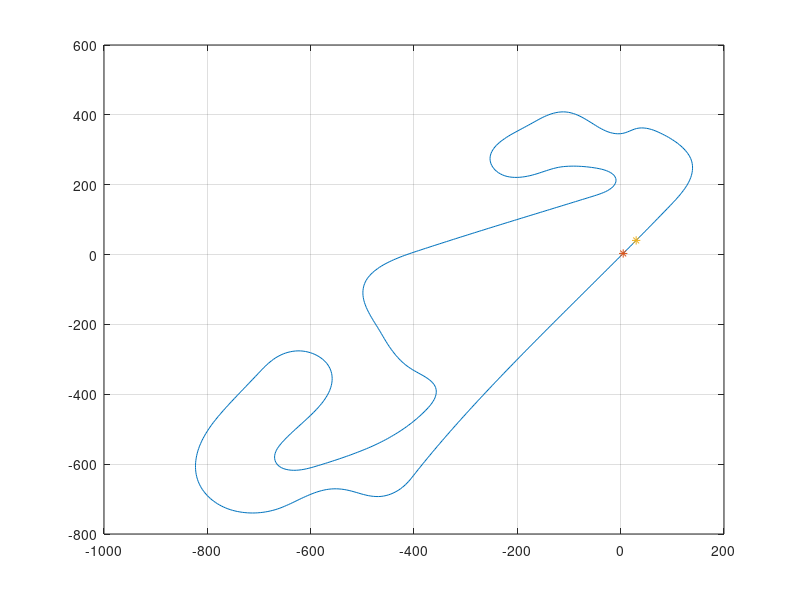

Reproduce this figure in MATLAB. (Note: this script raises an error after producing the figure.)
clearvars
close all
clc


xy = flipud([
2.087604,-0.927004
-0.709724,-5.068545
-3.508295,-9.209246
-6.308056,-13.349142
-9.108955,-17.488269
-11.910940,-21.626660
-14.713958,-25.764352
-17.517956,-29.901380
-20.322883,-34.037778
-23.128685,-38.173583
-25.935311,-42.308829
-28.742708,-46.443551
-31.550823,-50.577785
-34.359605,-54.711567
-37.169001,-58.844931
-39.978958,-62.977913
-42.789425,-67.110549
-45.600350,-71.242874
-48.411679,-75.374924
-51.223361,-79.506733
-54.035344,-83.638338
-56.847575,-87.769774
-59.660002,-91.901076
-62.472573,-96.032280
-65.285235,-100.163422
-68.097938,-104.294537
-70.910627,-108.425661
-73.723251,-112.556829
-76.535757,-116.688078
-79.348090,-120.819444
-82.160195,-124.950966
-84.972017,-129.082680
-87.783503,-133.214623
-90.594596,-137.346833
-93.405244,-141.479346
-96.215390,-145.612200
-99.024981,-149.745432
-101.833961,-153.879078
-104.642277,-158.013177
-107.449872,-162.147764
-110.256694,-166.282877
-113.062686,-170.418553
-115.867794,-174.554828
-118.671963,-178.691740
-121.475138,-182.829325
-124.277265,-186.967621
-127.078289,-191.106663
-129.878154,-195.246489
-132.676806,-199.387135
-135.474190,-203.528638
-138.270251,-207.671035
-141.064933,-211.814361
-143.858182,-215.958654
-146.649943,-220.103950
-149.440160,-224.250285
-152.228778,-228.397696
-155.015743,-232.546218
-157.800997,-236.695887
-160.584488,-240.846741
-163.366158,-244.998815
-166.145953,-249.152144
-168.923816,-253.306765
-171.699694,-257.462714
-174.473529,-261.620026
-177.245267,-265.778736
-180.014852,-269.938881
-182.782227,-274.100496
-185.547338,-278.263616
-188.310128,-282.428276
-191.070541,-286.594512
-193.828522,-290.762359
-196.584014,-294.931851
-199.336962,-299.103024
-202.087308,-303.275913
-204.834998,-307.450551
-207.579974,-311.626975
-210.322180,-315.805217
-213.061560,-319.985313
-215.798057,-324.167296
-218.531615,-328.351202
-221.262177,-332.537064
-223.989686,-336.724915
-226.714085,-340.914790
-229.435318,-345.106722
-232.153327,-349.300745
-234.868056,-353.496892
-237.579447,-357.695197
-240.287448,-361.895689
-242.992004,-366.098400
-245.693060,-370.303361
-248.390549,-374.510612
-251.084382,-378.720204
-253.774467,-382.932192
-256.460735,-387.146616
-259.143130,-391.363506
-261.821598,-395.582892
-264.496082,-399.804803
-267.166528,-404.029270
-269.832876,-408.256325
-272.495060,-412.486003
-275.153010,-416.718344
-277.806653,-420.953386
-280.455918,-425.191168
-283.100734,-429.431728
-285.741030,-433.675104
-288.376733,-437.921335
-291.007771,-442.170457
-293.634072,-446.422509
-296.255565,-450.677527
-298.872175,-454.935549
-301.483832,-459.196611
-304.090463,-463.460750
-306.691993,-467.728002
-309.288351,-471.998404
-311.879463,-476.271990
-314.465256,-480.548797
-317.045657,-484.828859
-319.620591,-489.112213
-322.189985,-493.398892
-324.753765,-497.688930
-327.311857,-501.982364
-329.864186,-506.279225
-332.410678,-510.579548
-334.951259,-514.883366
-337.485853,-519.190713
-340.014385,-523.501621
-342.536781,-527.816122
-345.052965,-532.134249
-347.562861,-536.456033
-350.066395,-540.781507
-352.563489,-545.110701
-355.054068,-549.443646
-357.538056,-553.780374
-360.015376,-558.120914
-362.485952,-562.465296
-364.949706,-566.813550
-367.406563,-571.165705
-369.856445,-575.521790
-372.299275,-579.881834
-374.734975,-584.245865
-377.163467,-588.613911
-379.584674,-592.986000
-381.998517,-597.362158
-384.404920,-601.742411
-386.803630,-606.126880
-389.193944,-610.515933
-391.575065,-614.909980
-393.946197,-619.309425
-396.306536,-623.714672
-398.655916,-628.125735
-400.999663,-632.539771
-403.355598,-636.947353
-405.749892,-641.334209
-408.211420,-645.683637
-410.768338,-649.977569
-413.446505,-654.196856
-416.264882,-658.323726
-419.237891,-662.340692
-422.371024,-666.234208
-425.670690,-669.987504
-429.148673,-673.576005
-432.815263,-676.971400
-436.677197,-680.142603
-440.737198,-683.055665
-444.992875,-685.674121
-449.435871,-687.959681
-454.050739,-689.873390
-458.818392,-691.364897
-463.713969,-692.355651
-468.691204,-692.778226
-473.686437,-692.698200
-478.658807,-692.211556
-483.579374,-691.344840
-488.421727,-690.111967
-493.181908,-688.590377
-497.867262,-686.852178
-502.495826,-684.966926
-507.088987,-682.996828
-511.671178,-681.000974
-516.267941,-679.039179
-520.903063,-677.169695
-525.593031,-675.442813
-530.347633,-673.904792
-535.173723,-672.610426
-540.070683,-671.617348
-545.022757,-670.951854
-550.008499,-670.622642
-555.005229,-670.640232
-559.987543,-671.020232
-564.927062,-671.769641
-569.800229,-672.872856
-574.592049,-674.293065
-579.295187,-675.982392
-583.909135,-677.900596
-588.436812,-680.014717
-592.881356,-682.299472
-597.247253,-684.731315
-601.541646,-687.287348
-605.773575,-689.945845
-609.953160,-692.685961
-614.091348,-695.488238
-618.198939,-698.335542
-622.285652,-701.213009
-626.360912,-704.106586
-630.434497,-707.002517
-634.516077,-709.887120
-638.615140,-712.746451
-642.740841,-715.566874
-646.902777,-718.333313
-651.114222,-721.024021
-655.391019,-723.610088
-659.747233,-726.058984
-664.192061,-728.342627
-668.727194,-730.441579
-673.348564,-732.342912
-678.047599,-734.043453
-682.815383,-735.540123
-687.644259,-736.826313
-692.526001,-737.894975
-697.451523,-738.738858
-702.411322,-739.350605
-707.394796,-739.722566
-712.390428,-739.848277
-717.386245,-739.726394
-722.370055,-739.359400
-727.329993,-738.749862
-732.254509,-737.900276
-737.131921,-736.812926
-741.950825,-735.490291
-746.699341,-733.933701
-751.363590,-732.140135
-755.927433,-730.104409
-760.373413,-727.823158
-764.688992,-725.303617
-768.868150,-722.563567
-772.907569,-719.621621
-776.804974,-716.493990
-780.556944,-713.193194
-784.159518,-709.729878
-787.609322,-706.114316
-790.903401,-702.356293
-794.039184,-698.465175
-797.014405,-694.449918
-799.827180,-690.319213
-802.476333,-686.081709
-804.961173,-681.745802
-807.281214,-677.319514
-809.436166,-672.810536
-811.425896,-668.226242
-813.250403,-663.573714
-814.909796,-658.859764
-816.404317,-654.090974
-817.735051,-649.273925
-818.905579,-644.415476
-819.920325,-639.522095
-820.782649,-634.599513
-821.495336,-629.653033
-822.061389,-624.687631
-822.484595,-619.708000
-822.769110,-614.718525
-822.919113,-609.723191
-822.938807,-604.725633
-822.832389,-599.729173
-822.604065,-594.736788
-822.257934,-589.751162
-821.797425,-584.774799
-821.225219,-579.810027
-820.543927,-574.859024
-819.756157,-569.923841
-818.864465,-565.006359
-817.871381,-560.108338
-816.779415,-555.231421
-815.591329,-550.377015
-814.310228,-545.546310
-812.939245,-540.740345
-811.481454,-535.959990
-809.939902,-531.205981
-808.317596,-526.478918
-806.617502,-521.779266
-804.842550,-517.107371
-802.995628,-512.463454
-801.079586,-507.847623
-799.097231,-503.259880
-797.051334,-498.700114
-794.944627,-494.168124
-792.779770,-489.663640
-790.559721,-485.186094
-788.288113,-480.734465
-785.968835,-476.307480
-783.605680,-471.903762
-781.202394,-467.521823
-778.762657,-463.160051
-776.290147,-458.816766
-773.788470,-454.490248
-771.260368,-450.179091
-768.707598,-445.882480
-766.131764,-441.599683
-763.534469,-437.329853
-760.917308,-433.072171
-758.281863,-428.825787
-755.629683,-424.589821
-752.962491,-420.363299
-750.282197,-416.145093
-747.590827,-411.933953
-744.890984,-407.728238
-742.185733,-403.525981
-739.477062,-399.325920
-736.765859,-395.127494
-734.052791,-390.930273
-731.338517,-386.733832
-728.623698,-382.537743
-725.908996,-378.341578
-723.195063,-374.144916
-720.482428,-369.947417
-717.771216,-365.749009
-715.061396,-361.549704
-712.353197,-357.349342
-709.647032,-353.147664
-706.943339,-348.944399
-704.242550,-344.739264
-701.545104,-340.531989
-698.851167,-336.322455
-696.156690,-332.113341
-693.442516,-327.917250
-690.681234,-323.752005
-687.853769,-319.630905
-684.946654,-315.565436
-681.945871,-311.568591
-678.837613,-307.654851
-675.609117,-303.840018
-672.246944,-300.142486
-668.736307,-296.585661
-665.063546,-293.196775
-661.217974,-290.005560
-657.192202,-287.044698
-652.983596,-284.350228
-648.595240,-281.960950
-644.037140,-279.913102
-639.332735,-278.232081
-634.509242,-276.936848
-629.590216,-276.065622
-624.610026,-275.671672
-619.616358,-275.795333
-614.660580,-276.426462
-609.787786,-277.529656
-605.034508,-279.068884
-600.430504,-281.009791
-596.000179,-283.320016
-591.763736,-285.969219
-587.738064,-288.929048
-583.937570,-292.173022
-580.374139,-295.675814
-577.057457,-299.413141
-573.996030,-303.362303
-571.199155,-307.503083
-568.676945,-311.816693
-566.439077,-316.284451
-564.490925,-320.885957
-562.827676,-325.598023
-561.441499,-330.398999
-560.324805,-335.269745
-559.469653,-340.193186
-558.867731,-345.154007
-558.510510,-350.138474
-558.389340,-355.134296
-558.495508,-360.130497
-558.820210,-365.117301
-559.354540,-370.086048
-560.089649,-375.029108
-561.016820,-379.939799
-562.127539,-384.812276
-563.413177,-389.641571
-564.864203,-394.423805
-566.470593,-399.156132
-568.222545,-403.836543
-570.110383,-408.463838
-572.124660,-413.037526
-574.256154,-417.557794
-576.495887,-422.025436
-578.835127,-426.441803
-581.265380,-430.808762
-583.778386,-435.128641
-586.366104,-439.404193
-589.020704,-443.638562
-591.734525,-447.835213
-594.500095,-451.997912
-597.310729,-456.130356
-600.160905,-460.235672
-603.045446,-464.316912
-605.959272,-468.377314
-608.897421,-472.420161
-611.855017,-476.448813
-614.827264,-480.466676
-617.809424,-484.477192
-620.796802,-488.483828
-623.784729,-492.490055
-626.768544,-496.499343
-629.743582,-500.515154
-632.705142,-504.540916
-635.648529,-508.579983
-638.568553,-512.635984
-641.458351,-516.713528
-644.309881,-520.817872
-647.115028,-524.954060
-649.866600,-529.126055
-652.560235,-533.335639
-655.185121,-537.588275
-657.716825,-541.897130
-660.127123,-546.275200
-662.375378,-550.738393
-664.417421,-555.299387
-666.207703,-559.964834
-667.698301,-564.734302
-668.839282,-569.598998
-669.578953,-574.540340
-669.867901,-579.528245
-669.665393,-584.520237
-668.934035,-589.462087
-667.637720,-594.285729
-665.746001,-598.906728
-663.218398,-603.210985
-660.035891,-607.057217
-656.277683,-610.343875
-652.058958,-613.011016
-647.497996,-615.038305
-642.706140,-616.448627
-637.780108,-617.284841
-632.794081,-617.604237
-627.799521,-617.463940
-622.832452,-616.918034
-617.916549,-616.019275
-613.065080,-614.819773
-608.282325,-613.369994
-603.565341,-611.718180
-598.905648,-609.910530
-594.290952,-607.991745
-589.707302,-606.001335
-585.141215,-603.970620
-580.583646,-601.919914
-576.033115,-599.853494
-571.490727,-597.769263
-566.957768,-595.664659
-562.435524,-593.537082
-557.925036,-591.384621
-553.426780,-589.206726
-548.940965,-587.003272
-544.467878,-584.774072
-540.007813,-582.518950
-535.561042,-580.237699
-531.127875,-577.930184
-526.708725,-575.595999
-522.304468,-573.233801
-517.916316,-570.841829
-513.545495,-568.418368
-509.193235,-565.961720
-504.860844,-563.470218
-500.549661,-560.942274
-496.261063,-558.376174
-491.997021,-555.769450
-487.759980,-553.119078
-483.552519,-550.421984
-479.377438,-547.675087
-475.237541,-544.875278
-471.136089,-542.019432
-467.076298,-539.104873
-463.058526,-536.132656
-459.080678,-533.107355
-455.140127,-530.033604
-451.235784,-526.913890
-447.369509,-523.747109
-443.544199,-520.530842
-439.762821,-517.263055
-436.027299,-513.942971
-432.338413,-510.571118
-428.696853,-507.148236
-425.103298,-503.674988
-421.558421,-500.152065
-418.062907,-496.580159
-414.617434,-492.959957
-411.222683,-489.292148
-407.879339,-485.577419
-404.588085,-481.816461
-401.349604,-478.009965
-398.164577,-474.158634
-395.033678,-470.263169
-391.957577,-466.324287
-388.936969,-462.342696
-385.972607,-458.319052
-383.065269,-454.254019
-380.215740,-450.148237
-377.425800,-446.001931
-374.703062,-441.811492
-372.065216,-437.566868
-369.535689,-433.256488
-367.141025,-428.869775
-364.911925,-424.396751
-362.880978,-419.830485
-361.082302,-415.167944
-359.551769,-410.410729
-358.326787,-405.566048
-357.445634,-400.647449
-356.948181,-395.675423
-356.876735,-390.679240
-357.275169,-385.699104
-358.182312,-380.788020
-359.614048,-376.006195
-361.551757,-371.403596
-363.944833,-367.017407
-366.726746,-362.866821
-369.824949,-358.946132
-373.175046,-355.237965
-376.719866,-351.715195
-380.409006,-348.343561
-384.196995,-345.083165
-388.042460,-341.890331
-391.910152,-338.723983
-395.770233,-335.548332
-399.593754,-332.329158
-403.351197,-329.034624
-407.011432,-325.633969
-410.549742,-322.105819
-413.952688,-318.445951
-417.214723,-314.659818
-420.339460,-310.759550
-423.334218,-306.758776
-426.206487,-302.669134
-428.964443,-298.501499
-431.616456,-294.265632
-434.171412,-289.970595
-436.637614,-285.623948
-439.021057,-281.231168
-441.326642,-276.796987
-443.559760,-272.325851
-445.725857,-267.821810
-447.830463,-263.288700
-449.879122,-258.730013
-451.876840,-254.148760
-453.827455,-249.547336
-455.735210,-244.928113
-457.608194,-240.294679
-459.457910,-235.651858
-461.296536,-231.004630
-463.136337,-226.357859
-464.989537,-221.716418
-466.867146,-217.084893
-468.774649,-212.465665
-470.708166,-207.857162
-472.657336,-203.255183
-474.610308,-198.654820
-476.555246,-194.051073
-478.480968,-189.439254
-480.378190,-184.815588
-482.238715,-180.177013
-484.054058,-175.520584
-485.815550,-170.843539
-487.514372,-166.143376
-489.141518,-161.417950
-490.687923,-156.665557
-492.143719,-151.884637
-493.496533,-147.073572
-494.732413,-142.231188
-495.837322,-137.357267
-496.796907,-132.452665
-497.596613,-127.519470
-498.221525,-122.561150
-498.657125,-117.582620
-498.891896,-112.590546
-498.916788,-107.593100
-498.722727,-102.599439
-498.300556,-97.619947
-497.641322,-92.666359
-496.736660,-87.751969
-495.577196,-82.891774
-494.147595,-78.103994
-492.434745,-73.409820
-490.444959,-68.825964
-488.199641,-64.361678
-485.721929,-60.022075
-483.033461,-55.809728
-480.154378,-51.725436
-477.101052,-47.769468
-473.885049,-43.944285
-470.516497,-40.252811
-467.007854,-36.694052
-463.373627,-33.263553
-459.627565,-29.955587
-455.781619,-26.764346
-451.845813,-23.684573
-447.829032,-20.711025
-443.739746,-17.837975
-439.585842,-15.059158
-435.374622,-12.367895
-431.113023,-9.757126
-426.807390,-7.219642
-422.463076,-4.748857
-418.084796,-2.338718
-413.676951,0.016900
-409.243644,2.324263
-404.788655,4.589389
-400.315349,6.817811
-395.828069,9.017877
-391.332965,11.202150
-386.834542,13.379682
-382.334203,15.553235
-377.832119,17.723176
-373.328318,19.889551
-368.822825,22.052403
-364.315662,24.211775
-359.806853,26.367708
-355.296422,28.520246
-350.784393,30.669431
-346.270789,32.815306
-341.755633,34.957914
-337.238948,37.097298
-332.720758,39.233500
-328.201085,41.366564
-323.679953,43.496533
-319.157384,45.623449
-314.633401,47.747357
-310.108027,49.868298
-305.581285,51.986318
-301.053196,54.101458
-296.523784,56.213762
-291.993071,58.323274
-287.461079,60.430037
-282.927830,62.534095
-278.393347,64.635491
-273.857651,66.734269
-269.320765,68.830473
-264.782710,70.924144
-260.243518,73.015351
-255.703236,75.104189
-251.161914,77.190764
-246.619600,79.275181
-242.076344,81.357544
-237.532195,83.437956
-232.987201,85.516523
-228.441411,87.593348
-223.894874,89.668537
-219.347639,91.742195
-214.799752,93.814424
-210.251263,95.885332
-205.702220,97.955021
-201.152671,100.023598
-196.602663,102.091166
-192.052245,104.157831
-187.501465,106.223698
-182.950369,108.288871
-178.399007,110.353455
-173.847426,112.417556
-169.295672,114.481278
-164.743795,116.544727
-160.191841,118.608006
-155.639859,120.671222
-151.087895,122.734479
-146.535997,124.797883
-141.984213,126.861537
-137.432592,128.925547
-132.881181,130.990020
-128.330015,133.055034
-123.779102,135.120606
-119.228440,137.186730
-114.678025,139.253402
-110.127858,141.320617
-105.577935,143.388370
-101.028255,145.456657
-96.478815,147.525473
-91.929613,149.594813
-87.380648,151.664671
-82.831915,153.735042
-78.283415,155.805920
-73.735139,157.877299
-69.187099,159.949168
-64.639235,162.021540
-60.091782,164.094547
-55.546414,166.170897
-51.008218,168.262691
-46.491252,170.400903
-42.017822,172.629331
-37.614435,174.992796
-33.311450,177.533577
-29.145948,180.294052
-25.166567,183.316616
-21.433205,186.637800
-18.016546,190.283567
-14.999336,194.266857
-12.477532,198.580457
-10.558040,203.193193
-9.341717,208.043701
-8.942745,213.015794
-9.460048,217.996290
-10.867410,222.745451
-13.120584,227.181410
-16.064509,231.237762
-19.595036,234.770619
-23.564890,237.803530
-27.842373,240.386952
-32.334531,242.576431
-36.975813,244.431775
-41.720001,246.005681
-46.532828,247.351577
-51.389950,248.521072
-56.278220,249.553880
-61.191885,250.465428
-66.126996,251.256572
-71.080401,251.924194
-76.049517,252.461808
-81.031699,252.859725
-86.023482,253.108225
-91.020576,253.199591
-96.017556,253.127370
-101.008266,252.885607
-105.986487,252.457581
-110.941482,251.809234
-115.856313,250.907349
-120.700582,249.682800
-125.456915,248.149586
-130.131359,246.383735
-134.738041,244.447264
-139.291390,242.388123
-143.805357,240.243374
-148.295257,238.048052
-152.777499,235.837002
-157.270252,233.647401
-161.792182,231.518735
-166.360279,229.491361
-170.988039,227.603904
-175.682201,225.887698
-180.444589,224.371481
-185.273741,223.085415
-190.164414,222.061991
-195.108096,221.339573
-200.089728,220.957546
-205.085909,220.954639
-210.064243,221.374952
-214.980231,222.263982
-219.775193,223.664225
-224.378870,225.602012
-228.723686,228.066121
-232.769160,230.996453
-236.487840,234.332221
-239.858633,238.019418
-242.865467,242.009217
-245.495474,246.256996
-247.738068,250.721589
-249.584184,255.364258
-251.025762,260.148067
-252.055186,265.037208
-252.665036,269.996192
-252.848026,274.989136
-252.599477,279.979136
-251.928772,284.930081
-250.866770,289.811778
-249.448933,294.602064
-247.701732,299.283163
-245.643361,303.836758
-243.294592,308.247482
-240.684853,312.509277
-237.850072,316.624845
-234.822301,320.600520
-231.629102,324.444610
-228.292868,328.165562
-224.833112,331.772121
-221.268106,335.274711
-217.613951,338.684419
-213.884244,342.011377
-210.091100,345.265813
-206.245243,348.457467
-202.356601,351.596343
-198.439298,354.699583
-194.510819,357.788994
-190.582517,360.878614
-186.660661,363.976424
-182.750108,367.088476
-178.853566,370.218037
-174.971146,373.365116
-171.102555,376.529196
-167.247506,379.709751
-163.402059,382.901522
-159.544023,386.077384
-155.635081,389.190870
-151.648783,392.206000
-147.569133,395.093866
-143.381372,397.822376
-139.073249,400.355658
-134.636188,402.654635
-130.063653,404.670310
-125.354294,406.340728
-120.518395,407.597824
-115.583087,408.369568
-110.594474,408.593462
-105.616710,408.218473
-100.719306,407.233532
-95.957265,405.709661
-91.363236,403.743348
-86.941725,401.419504
-82.679090,398.818152
-78.558017,395.994763
-74.564319,392.992438
-70.681131,389.847192
-66.888991,386.592237
-63.165480,383.258862
-59.487294,379.875109
-55.831519,376.467004
-52.175548,373.058985
-48.497502,369.674719
-44.776413,366.337752
-40.992458,363.072225
-37.126568,359.904052
-33.155258,356.869916
-29.037862,354.038405
-24.732199,351.498061
-20.229247,349.321787
-15.545524,347.582089
-10.698671,346.371370
-5.739080,345.825734
-0.760805,346.014917
4.125136,347.017921
8.789183,348.804194
13.216970,351.139988
17.504979,353.720234
21.762454,356.323463
26.106811,358.807482
30.641620,360.876472
35.456735,362.192355
40.428400,362.645941
45.414022,362.359825
50.322914,361.437824
55.102563,359.984799
59.727525,358.094375
64.195580,355.856858
68.521729,353.355065
72.731000,350.661242
76.848490,347.829632
80.897291,344.900287
84.884671,341.887396
88.805824,338.788763
92.653742,335.599708
96.421168,332.315968
100.100425,328.933724
103.683428,325.449716
107.161697,321.861182
110.526217,318.165778
113.767232,314.361662
116.874349,310.447443
119.836465,306.422485
122.641803,302.286713
125.278177,298.041280
127.731144,293.687570
129.986305,289.228113
132.029963,284.667898
133.847627,280.013081
135.420128,275.269892
136.719552,270.444806
137.726742,265.550360
138.449348,260.605800
138.902063,255.629215
139.101073,250.635982
139.062607,245.638878
138.801940,240.648367
138.327971,235.673517
137.646486,230.722786
136.763423,225.803988
135.686347,220.923975
134.425272,216.088218
132.990013,211.301258
131.390574,206.566599
129.641248,201.885204
127.758903,197.255658
125.759849,192.675261
123.658511,188.140853
121.464098,183.650735
119.184632,179.203176
116.827961,174.796026
114.401747,170.426763
111.913463,166.092538
109.370399,161.790218
106.779672,157.516423
104.148239,153.267562
101.482866,149.039906
98.790111,144.829642
96.077714,140.631996
93.355634,136.440615
90.629194,132.252067
87.899642,128.065547
85.167142,123.880951
82.431746,119.698246
79.693511,115.517400
76.952490,111.338381
74.208736,107.161154
71.462305,102.985688
68.713249,98.811949
65.961622,94.639905
63.207479,90.469521
60.450873,86.300765
57.691857,82.133604
54.930485,77.968003
52.166811,73.803929
49.400887,69.641349
46.632768,65.480229
43.862507,61.320535
41.090156,57.162233
38.315770,53.005289
35.539400,48.849669
32.761102,44.695338
29.980926,40.542264
27.198927,36.390410
24.415158,32.239744
21.629671,28.090230
18.842519,23.941834
16.053755,19.794521
13.263432,15.648258
10.471603,11.503008
7.678320,7.358738
4.883636,3.215412]);

##xy = [xy(end-260+1:end,:); xy(1:end-260,:)];

figure
plot(xy(:,1),xy(:,2))
hold on; grid on
plot(xy(1,1),xy(1,2),'*')
plot(xy(10,1),xy(10,2),'*')

ay_max = 0.7*9.81;
max_accel = 9.81;
vmax = 100;
wheelbase = 3.37;

x = xy(:,1);
y = xy(:,2);

kappa = computeCurvature(x, y);

N = numel(x);
kappa(1) = mean([kappa(N),kappa(1)]);
kappa(N) = kappa(1);

s = zeros(N,1);
for i = 2:N
  s(i) = s(i-1)+hypot(x(i)-x(i-1),y(i)-y(i-1));
end

figure
plot(s,kappa)

% Inputs:
% kappa     - curvature array [1/m]
% ds        - sampling distance [m]
% vmax      - max speed [m/s]
% ay_max    - max lateral acceleration [m/s^2]
% ax_max    - max forward acceleration [m/s^2]
% ax_brake  - max braking deceleration [m/s^2] (positive value)

N = length(kappa);
v = zeros(1, N);
v = zeros(1, N);
v = zeros(1, N);

%% 1. Lateral Constraint Pass
for i = 1:N
    if kappa(i) < 1e-6
        v(i) = vmax;
    else
        v(i) = min(sqrt(ay_max / abs(kappa(i))), vmax);
    end
end
%v(1)=0
%v(N)=87;

figure
hold on
plot(s,v)

%% 2. Forward Pass (Acceleration Constraint)
for i = 2:N
  ds = s(i)-s(i-1);
  if ds<1e-6 continue; end
    ay = kappa(i)*v(i)*v(i);
    ax_max = sqrt(max_accel*max_accel-ay*ay);
    v(i) = min(v(i), sqrt(v(i-1)^2 + 2 * ax_max * ds));
end

plot(s,v)

%% 3. Backward Pass (Braking Constraint)
for i = N-1:-1:1
    ds = s(i+1)-s(i);
    if ds<1e-6 continue; end

    ay = kappa(i)*v(i)*v(i);
    ax_brake = sqrt(max_accel*max_accel-ay*ay);
    v(i) = min(v(i), sqrt(v(i+1)^2 + 2 * ax_brake * ds));
end

plot(s,v)

##if lap>1??

for i = 1:N
    if i==1
      ds = hypot(x(i)-x(N),y(i)-y(N));
      if ds<1e-6 continue; end

      ay = kappa(i)*v(i)*v(i);
      ax_max = sqrt(max_accel*max_accel-ay*ay);
      v(i) = min(v(i), sqrt(v(N)^2 + 2 * ax_max * ds));
    else
      ds = s(i)-s(i-1);
      if ds<1e-6 continue; end
      ay = kappa(i)*v(i)*v(i);
      ax_max = sqrt(max_accel*max_accel-ay*ay);
      v(i) = min(v(i), sqrt(v(i-1)^2 + 2 * ax_max * ds));
    end
end

plot(s,v)

##end

##if lap<max_lap??

for i = N:-1:1
    if i==N
      ds = hypot(x(i)-x(1),y(i)-y(1));
      if ds<1e-6 continue; end

      ay = kappa(i)*v(i)*v(i);
      ax_brake = sqrt(max_accel*max_accel-ay*ay);
      v(i) = min(v(i), sqrt(v(1)^2 + 2 * ax_brake * ds));
    else
      ds = s(i+1)-s(i);
      if ds<1e-6 continue; end

      ay = kappa(i)*v(i)*v(i);
      ax_brake = sqrt(max_accel*max_accel-ay*ay);
      v(i) = min(v(i), sqrt(v(i+1)^2 + 2 * ax_brake * ds));
    end
end


plot(s,v)

##end

%% Final Speed Profile
v_profile = v;

figure
plot(s,v_profile)
hold on;grid on

function kappa = computeCurvature(x, y)
    % Inputs:
    % x, y - vectors of path coordinates
    % Output:
    % kappa - curvature at each point

    % First derivatives
    dx = gradient(x);
    dy = gradient(y);

    % Second derivatives
    ddx = gradient(dx);
    ddy = gradient(dy);

    % Curvature formula
    kappa = (dx .* ddy - dy .* ddx) ./ ((dx.^2 + dy.^2).^(3/2));
end


